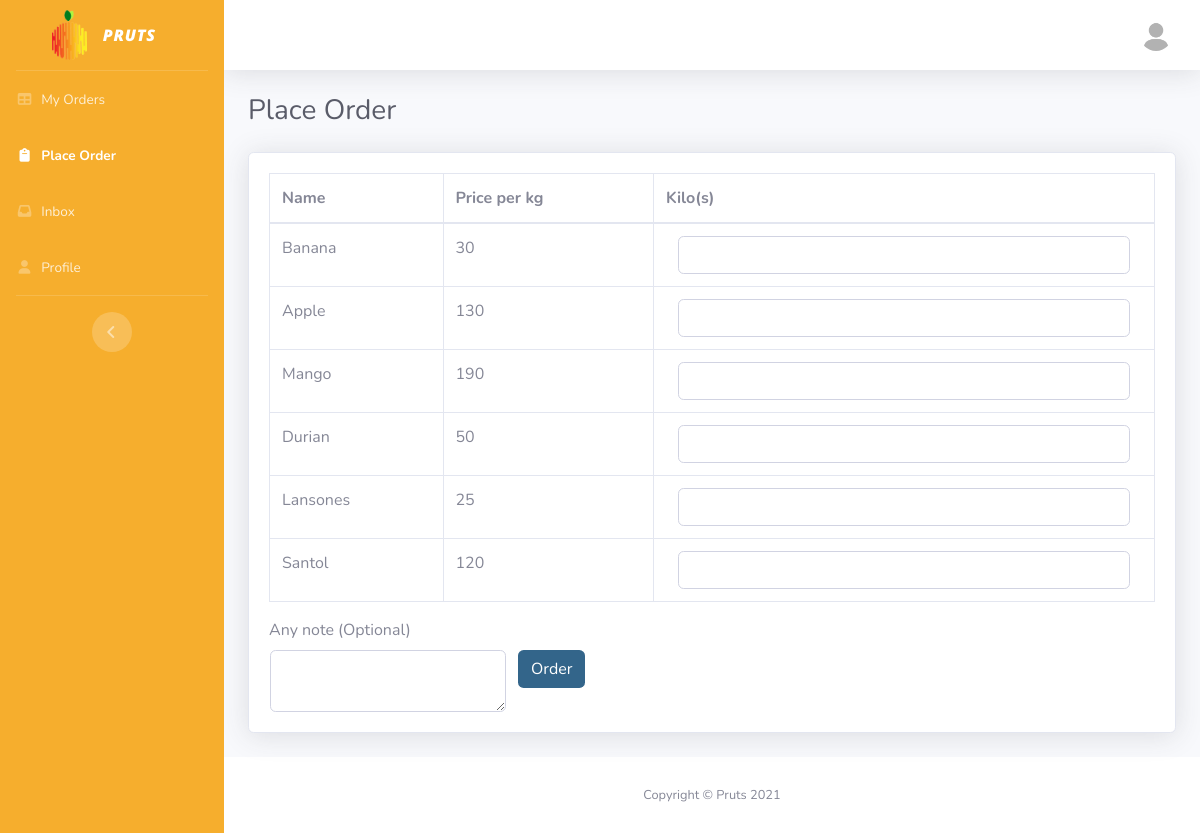
Page /user_place_order.php on the committed database.
### tables this page shows
CREATE TABLE IF NOT EXISTS `fruit` (
  `fruitId` int(10) NOT NULL AUTO_INCREMENT,
  `name` varchar(50) NOT NULL,
  `pricePerKilo` int(10) NOT NULL,
  PRIMARY KEY (`fruitId`)
);

### user_place_order.php (the view, shortened to what this page needs)
<?php
include("config.php");
$conn = new mysqli($servername, $username, $password, $dbname);
?>
<!DOCTYPE html>
<html>
<head>
    <link href="vendor/fontawesome-free/css/all.min.css" rel="stylesheet" type="text/css">
    <link href="css/style.css" rel="stylesheet">
    <link href="vendor/datatables/dataTables.bootstrap4.min.css" rel="stylesheet">
</head>
<body id="page-top">
    <div id="wrapper">
        <ul class="navbar-nav bg-gradient-primary sidebar sidebar-dark accordion" id="accordionSidebar">
            <a class="sidebar-brand d-flex align-items-center justify-content-center">
                <div class="sidebar-brand-icon">
                    <img src="img/logo.png">
                </div>
                <div class="sidebar-brand-text mx-3 logonocolor">Pruts</div>
            </a>
            <hr class="sidebar-divider my-0">
            <li class="nav-item">
                <a class="nav-link" href="user_orders.php">
                    <i class="fas fa-fw fa-table"></i>
                    <span>My Orders</span></a>
            </li>
            <li class="nav-item active">
                <a class="nav-link" href="user_place_order.php">
                    <i class="fas fa-fw fa-clipboard"></i>
                    <span>Place Order</span></a>
            </li>
            <li class="nav-item">
                <a class="nav-link" href="user_inbox.php">
                    <i class="fas fa-fw fa-inbox"></i>
                    <span>Inbox</span></a>
            </li>
            <li class="nav-item">
                <a class="nav-link" href="user_profile.php">
                    <i class="fas fa-fw fa-user"></i>
                    <span>Profile</span></a>
            </li>
            <hr class="sidebar-divider d-none d-md-block">
            <div class="text-center d-none d-md-inline">
                <button class="rounded-circle border-0" id="sidebarToggle"></button>
            </div>
        </ul>
        <div id="content-wrapper" class="d-flex flex-column">
            <div id="content">
                <nav class="navbar navbar-expand navbar-light bg-white topbar mb-4 static-top shadow">
                    <ul class="navbar-nav ml-auto">
                        <li class="nav-item dropdown no-arrow">
                            <a class="nav-link dropdown-toggle" href="#" id="userDropdown" role="button" data-toggle="dropdown" aria-haspopup="true" aria-expanded="false">
                                <img class="img-profile rounded-circle" src="img/user.jpg">
                            </a>
                        </li>
                    </ul>
                </nav>
                <div class="container-fluid">
                    <div class="d-sm-flex align-items-center justify-content-between mb-4">
                        <h1 class="h3 mb-0 text-gray-800">Place Order</h1>
                    </div>
                    <div>
                        <div class="card shadow mb-4">
                            <div class="card-body">
                                <form class="formValidate" id="formValidate" method="post" action="user_process_order.php" novalidate="novalidate">
                                    <div>
                                        <table class="table table-bordered">
                                            <thead>
                                                <tr>
                                                    <th>Name</th>
                                                    <th>Price per kg</th>
                                                    <th>Kilo(s)</th>
                                                </tr>
                                            </thead>
                                            <tbody>
                                                <?php
                                                $result = mysqli_query($conn, "SELECT * FROM fruit where 1;");
                                                while ($row = mysqli_fetch_array($result)) {
                                                    echo '<tr>
                                                                <td>' . $row["name"] . '</td>
                                                                <td>' . $row["pricePerKilo"] . '</td>';
                                                    echo '<td><div class="input-field col s12">';
                                                    echo '<input id="' . $row["fruitId"] . '" name="' . $row['fruitId'] . '" type="number" class="form-control"></div></td>
                                                              </tr>';
                                                }
                                                ?>
                                            </tbody>
                                        </table>
                                    </div>
                                    <label for="description" class="">Any note (Optional)</label>
                                    <div class="card-panel">
                                        <div>
                                            <div class="row">
                                                <div>
                                                    <textarea id="description" name="description" class="form-control" style="margin-left:13px;"></textarea>
                                                </div>
                                                <div>
                                                    <div class="input-field col s12">
                                                        <button class="btn cyan waves-effect waves-light right white-text" type="submit" name="action" style="margin-left:13px;">Order
                                                        </button>
                                                    </div>
                                                </div>
                                            </div>
                                        </div>
                                    </div>
                                </form>
                            </div>
                        </div>
                    </div>
                </div>
            </div>
            <footer class="sticky-footer bg-white">
                <div class="container my-auto">
                    <div class="copyright text-center my-auto">
                        <span>Copyright &copy; Pruts 2021</span>
                    </div>
                </div>
            </footer>
        </div>
    </div>
</body>
</html>

### rows in the picture
fruit: name "Banana", pricePerKilo "30"
fruit: name "Apple", pricePerKilo "130"
fruit: name "Mango", pricePerKilo "190"
fruit: name "Durian", pricePerKilo "50"
fruit: name "Lansones", pricePerKilo "25"
fruit: name "Santol", pricePerKilo "120"
